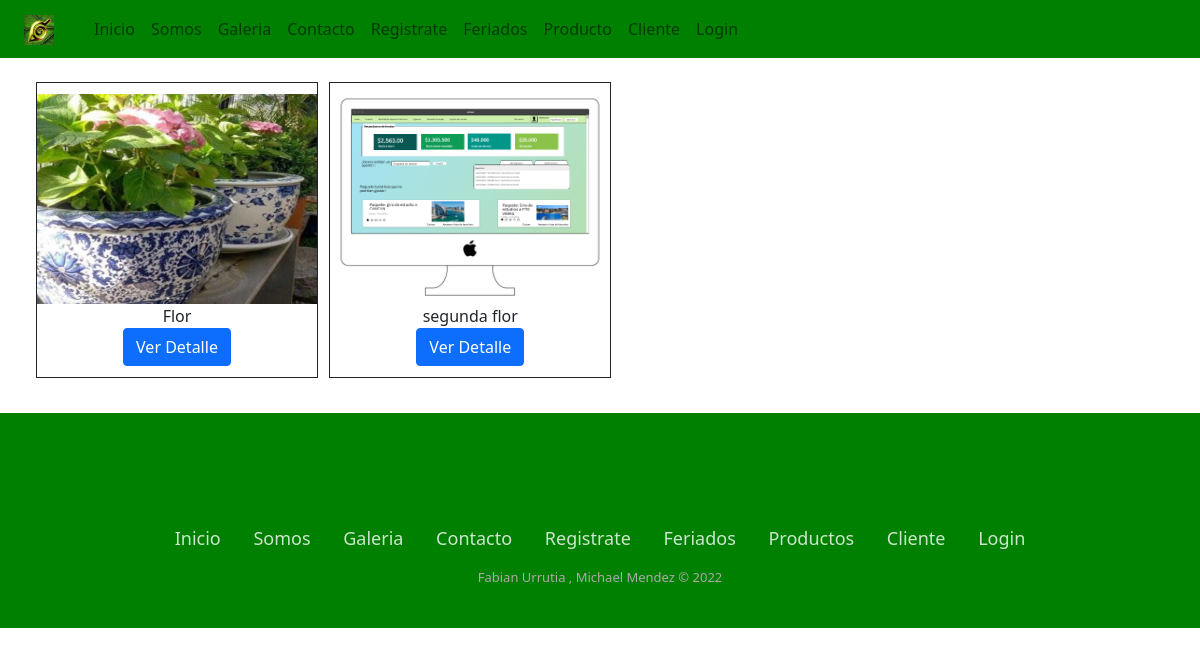
Before: /gale/ with the older database file.
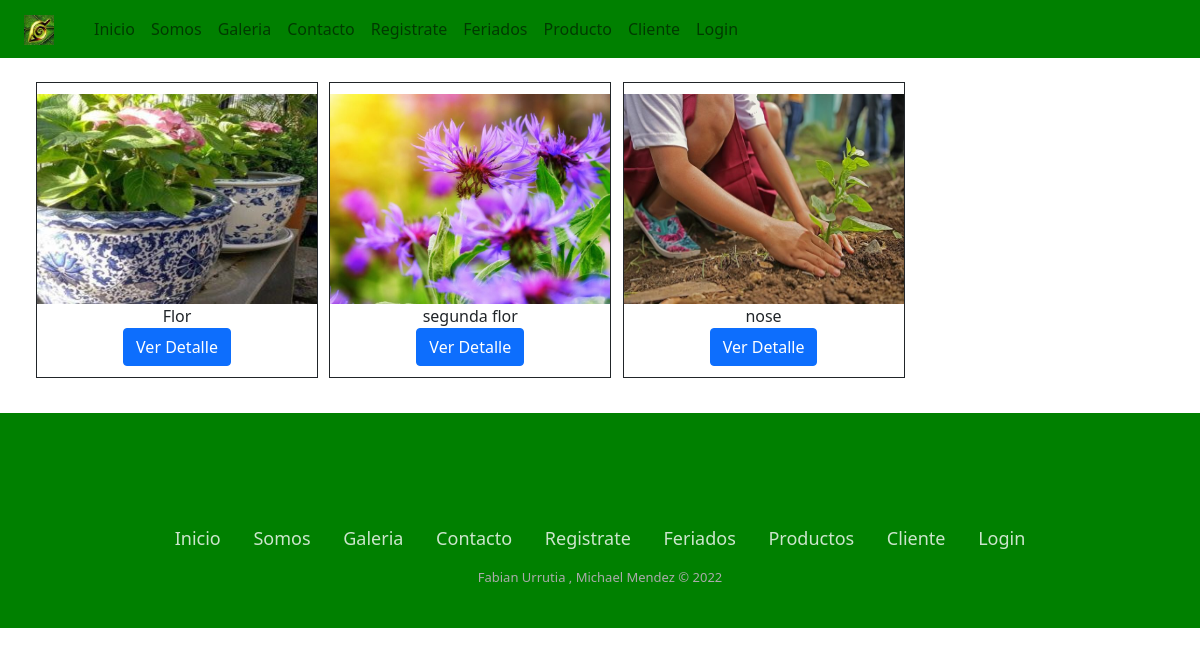
After: the same page with the newer database file.
### store/models.py (models this page shows, shortened)
class Producto(models.Model):
    idProducto = models.CharField(max_length=6, primary_key=True, verbose_name='Id')
    nombre= models.CharField(max_length=20, verbose_name='Nombre')
    precio=models.CharField(max_length=20, verbose_name='Precio')
    descripcion=models.CharField(max_length=100,verbose_name='Descripcion',null=True)
    imagen=models.ImageField(upload_to='static/img/',verbose_name='Imagen')
    stock=models.CharField(max_length=4, verbose_name='Stock', null=True)

### store/views.py (the view)
def gale(request):
    producto = Producto.objects.all()
    datos = {
        'producto' : producto
    }
    return render (request, 'galeria.html',datos)

### store/templates/galeria.html (shortened to what this page needs)
<!DOCTYPE html>
<html lang="en">
<head>
    <link href="https://cdn.jsdelivr.net/npm/bootstrap@5.1.3/dist/css/bootstrap.min.css" rel="stylesheet">
    <link href="../css/style.css" type="text/css" rel="stylesheet" media="screen" >
    {% load static %}
    <link rel="stylesheet" href="{% static 'css/style.css' %}">
</head>
<body>
    <div  >
      <div>
        <nav class="navbar navbar-expand-lg navbar-light" style="background-color: green;" >
            <div class="container-fluid padding">
              <a class="navbar-brand" href="#">
                <img src="{% static 'img/logo.JPG'%}" width="30" height="30" alt="">
              </a>
              <div class="collapse navbar-collapse" id="navbarNav">
                <ul class="navbar-nav">
                    <li class="nav-item">
                        <a class="nav-link " href="{% url 'index' %}">Inicio</a>
                      </li>
                  <li class="nav-item">
                    <a class="nav-link" href="{% url 'somos' %}">Somos</a>
                  </li>
                  <li class="nav-item">
                    <a class="nav-link" href="{% url 'gale' %}">Galeria</a>
                  </li>
                  <li class="nav-item">
                    <a class="nav-link" href="{% url 'cont' %}">Contacto</a>
                  </li>
                  <li class="nav-item">
                    <a class="nav-link " href="{% url 'ver' %}">Registrate</a>
                  </li>
                  <li class="nav-item">
                    <a class="nav-link " href="{% url 'api' %}">Feriados</a>
                  </li>
                  <li class="nav-item">
                    <a class="nav-link" href="{% url 'mostrarProducto' %}">Producto</a>
                  </li>
                  <li class="nav-item">
                    <a class="nav-link " href="{% url 'mostrarCliente' %}">Cliente</a>
                  </li>
                  {% if True != user.is_authenticated %}
                  <li class="nav-item">
                    <a class="nav-link" href="{% url 'login' %}">Login</a>
                  </li>
                  {% endif %}
                </ul>
              </div>
            </div>
          </nav>
    </div>
    <div class="row row-cols-1" style="margin-top: 2%;padding: 0%  ; padding-left: 3%; padding-right: 3%; --bs-gutter-x: 0 !important; " >
    {% for ve in producto %}
      <div class="col-sm-12 col-md-3 "  style="border-style:solid; border-width: 1px; padding-top: 1%; padding-bottom: 1%; margin-bottom: 1%; margin-right: 1%; text-align:center ;" >
        <img src="{{ve.imagen.url}}" style="width: 100%; aspect-ratio: 4/3;" />
        <label class="col-12" > {{ve.nombre}} </label>
        <a class="btn btn-primary" href="{% url 'detalle' ve.idProducto %}" > Ver Detalle </a>
      </div>
    {% endfor %}
  </div>
    </div>
    <div class="footer-basic " >
      <footer>
          <div class="social">
            <a href="https://www.instagram.com" style="background: url('https://api.iconify.design/ion/logo-instagram.svg') no-repeat center center / contain;"></a>
            <a href="https://www.twitter.com" style="content: url('https://api.iconify.design/bi/twitter.svg');" ></a>
            <a href="https://www.facebook.com" style="content: url('https://api.iconify.design/bi/facebook.svg');"></a>
          </div>
          <ul class="list-inline">
              <li class="list-inline-item" style="color: white;" ><a href="{% url 'index' %}">Inicio</a></li>
              <li class="list-inline-item" style="color: white;"><a href="{% url 'somos' %}">Somos</a></li>
              <li class="list-inline-item" style="color: white;"><a href="{% url 'gale' %}">Galeria</a></li>
              <li class="list-inline-item" style="color: white;"><a href="{% url 'cont' %}">Contacto</a></li>
              <li class="list-inline-item" style="color: white;"><a href="{% url 'ver' %}">Registrate</a></li>
              <li class="list-inline-item" style="color: white;"><a href="{% url 'api' %}">Feriados</a></li>
              <li class="list-inline-item" style="color: white;"><a href="{% url 'mostrarProducto' %}">Productos</a></li>
              <li class="list-inline-item" style="color: white;"><a href="{% url 'mostrarCliente' %}">Cliente</a></li>
              {% if user.is_authenticated %}
              <li class="list-inline-item" style="color: white;">
                <a href="{% url 'logout' %}">Logout</a>
              </li>
              {% else %}
              <li class="list-inline-item" style="color: white;">
                <a href="{% url 'login' %}">Login</a>
              </li>
              {% endif %}
          </ul>
          <p class="copyright">Fabian Urrutia , Michael Mendez © 2022</p>
      </footer>
    </div>
</body>
</html>

### store/static/css/style.css (style rules this page uses)
.padding { padding-left: 2%; }
.footer-basic { padding:40px 0; color:#4b4c4d; bottom: 0; width: 100%; margin-top: 2%; background-color: green; }
.footer-basic ul { padding:0; list-style:none; text-align:center; font-size:18px; line-height:1.6; margin-bottom:0; }
.footer-basic li { padding:0 10px; }
.footer-basic ul a { color:inherit; text-decoration:none; opacity:0.8; }
.footer-basic .social { text-align:center; padding-bottom:25px; }
.footer-basic .social > a { font-size:24px; width:40px; height:40px; line-height:40px; display:inline-block; text-align:center; border-radius:50%; margin:0 8px; color:inherit; opacity:0.75; }
.footer-basic .copyright { margin-top:15px; text-align:center; font-size:13px; color:#aaa; margin-bottom:0; }

Changed rows visible on the page:
changed Producto "segunda flor": imagen: a different picture
added Producto: imagen (picture), nombre "nose"
